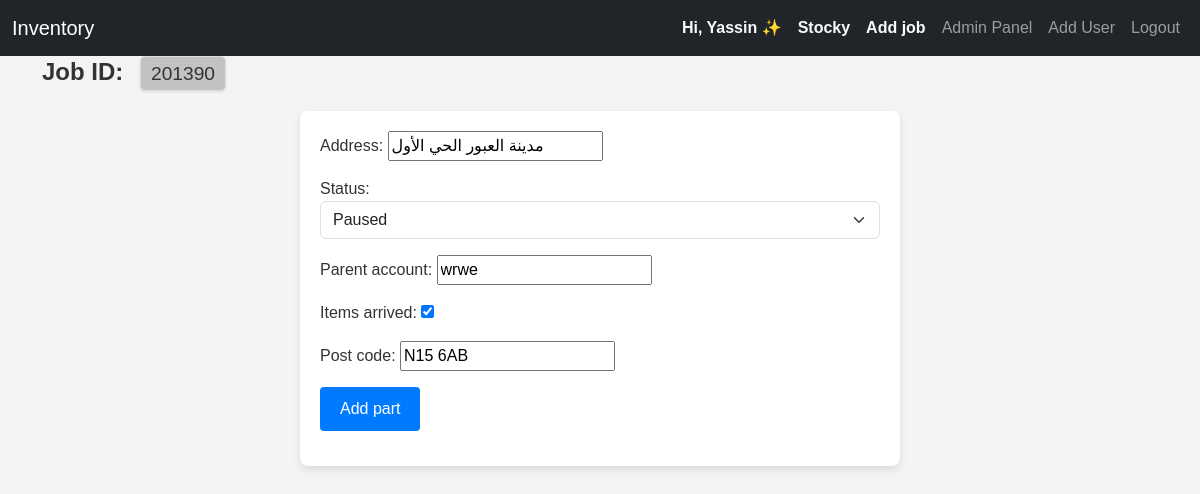
The page /job/201390/ (signed in) on the database as committed earlier.
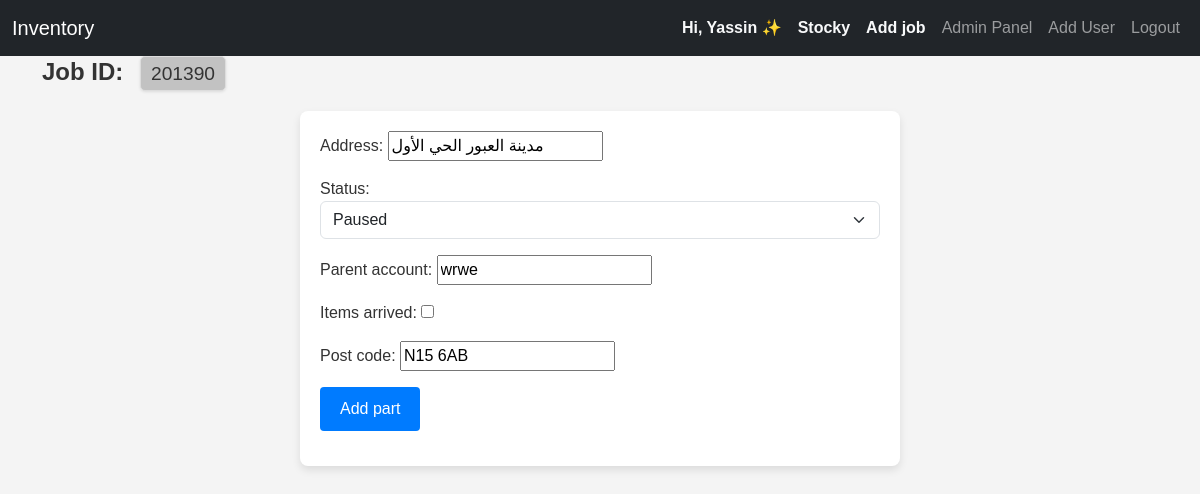
The same page on the database as committed later.
### inventory/models.py (models this page shows, shortened)
class Job(models.Model):
    status_chouces=[
        ('ready', 'Ready'),
        ('paused', 'Paused'),
        ('completed', 'Completed'),
        ('cancelled', 'Cancelled'),
    ]
    address = models.CharField(max_length=70)
    job_id=models.IntegerField(primary_key=True)
    status=models.CharField(choices=status_chouces, max_length=20)
    parent_account=models.CharField(max_length=70)
    added_date=models.DateField(auto_now_add=True)
    company=models.ForeignKey(Company,on_delete=models.CASCADE,related_name="job_company")
    items_arrived=models.BooleanField(default=False, )
    post_code=models.CharField(max_length=10, null=True, blank=True)

### inventory/views.py (the view)
# urls.py: path('job/<int:pk>/',views.update_job,name='update_job'),
def update_job(request, pk):
    job=Job.objects.get(job_id=pk)
    form = JobForm(instance=job,updating=True)
    if request.method == 'POST':
        form = JobForm(request.POST, instance=job,updating=True)
        if form.is_valid():
            form.save()
            messages.success(request, 'Job updated successfully')
            return redirect('inventory')
    return render(request, 'inventory/job_update.html', {'form': form,'job':job})

### inventory/forms.py
class JobForm(forms.ModelForm):
    class Meta:
        model = Job
        fields = '__all__'
        exclude = ['user', 'company']
        labels = {
            'name': 'Part Name',
        }
        widgets = {
            'description': forms.Textarea(attrs={'rows': 2, 'class': 'form-control'}),
            'status': forms.Select(attrs={'class': 'form-select', 'id': 'status'}),
            'price': forms.NumberInput(attrs={'class': 'form-control'}),
            'quantity': forms.NumberInput(attrs={'class': 'form-control'}),
            'arrived_quantity': forms.NumberInput(attrs={'class': 'form-control', 'id': 'arrived_quantity'}),
            'job_id': forms.TextInput(attrs={  # Override widget for job_id
                'type': 'text',  # Set input type to text
                'inputmode': 'numeric',  # Allow numeric input
                'pattern': '[0-9]*',  # Numeric pattern
                'placeholder': 'Enter Job ID',
                'class': 'form-control',
            }),
        }
    def __init__(self, *args, updating=False, **kwargs):
        super().__init__(*args, **kwargs)
        if updating:
            self.fields['job_id'].widget=forms.HiddenInput()

### templates/inventory/job_update.html (shortened to what this page needs)
{% extends 'inventory/base.html' %}
{% load static %}
{% block body %}
  <h2 style="margin-bottom: 20px; font-size: 1.5rem; font-weight: bold;">
    Job ID:
    <span style="
    display: inline-block;
    padding: 5px 10px;
    margin-left: 10px;
    font-size: 1.2rem;
    font-weight: normal;
    color: #333;
    background-color:rgba(182, 182, 182, 0.79);
    border: 1px solid #ddd;
    border-radius: 5px;
    box-shadow: 0 1px 3px rgba(0, 0, 0, 0.1);
  ">{{ job.job_id }}</span>
  </h2>
  <section class="form-section">
    <form action="" method="POST" enctype="multipart/form-data" class="form-container">
      <div class="form-group">{{ form.as_p }}</div>
      <div class="form-group">
        <button type="submit" class="btn-submit">Add part</button>
      </div>
    </form>
  </section>
{% endblock %}

Rows that differ between the two databases and show on the page:
changed Job "مدينة العبور الحي الأول": items_arrived "☑" → "☐"
